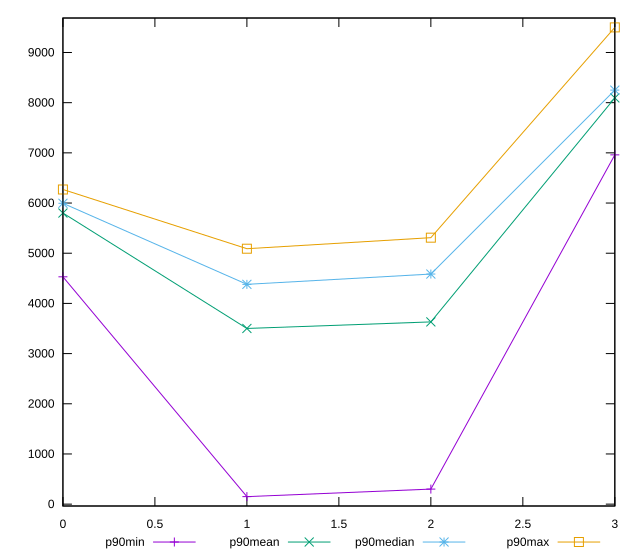

This figure's gnuplot source:
reset

$p90Min <<EOF
0 4530
1 150
2 300
3 6960
EOF

$p90Mean <<EOF
0 5800.63829787234
1 3500.851063829787
2 3631.4893617021276
3 8094.893617021276
EOF

$p90Median <<EOF
0 5995
1 4380
2 4585
3 8250
EOF

$p90Max <<EOF
0 6270
1 5090
2 5310
3 9500
EOF

set key outside below
set xrange [0:3]
set yrange [-37:9687]
set trange [-37:9687]
set terminal svg size 640, 560 enhanced background rgb 'white'
set output "reports/report_00028_2021-02-24T12-49-42.674Z/uses-text-compression/progression/value.svg"

plot $p90Min title "p90min" with linespoints, \
     $p90Mean title "p90mean" with linespoints, \
     $p90Median title "p90median" with linespoints, \
     $p90Max title "p90max" with linespoints

reset
